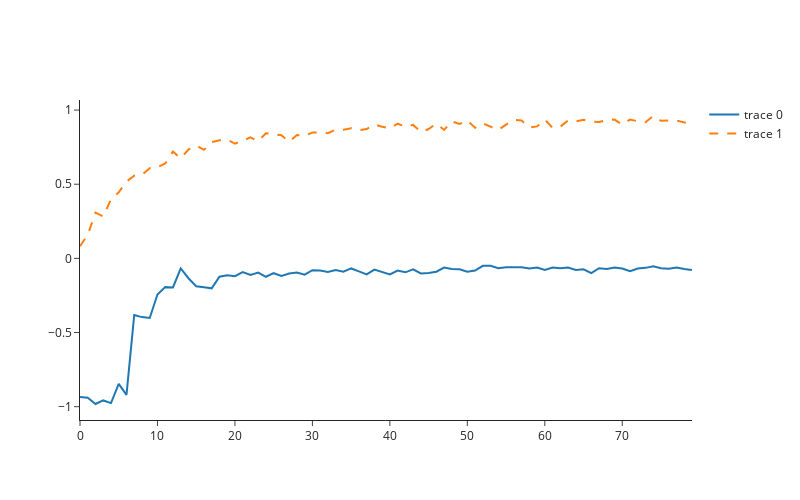

The notebook cell this image was saved under:
### Markdown cell above
Check T_train for Q values learning by self-practice

### Code cell
fig = go.Figure()

fig.add_trace(go.Scatter(x=list(range(len(M_opt_n_self[4]))), y=M_opt_n_self[4], mode='lines'))
fig.add_trace(go.Scatter(x=list(range(len(M_rand_n_self[4]))), y=M_rand_n_self[4], line = dict(dash='dash')))
fig.update_layout(template="simple_white", width=800,height=500)

fig.show()
